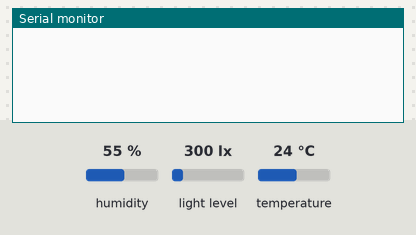
A program run on a simulated Arduino Uno, built with avr-gcc and run on an emulated ATmega328P. On the bench: the last lines printed to the serial monitor. Inputs (shaded band) come from the test bench; at power-on: light level 300 lx, temperature 24 °C, humidity 55 %. No radio packets arrive unless stated.

Above: at 1.3 s.
1.4 s: light level set to 40 lx
At 3.6 s:
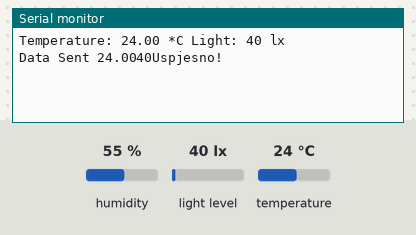
10.4 s: temperature set to 12 °C
At 12.8 s:
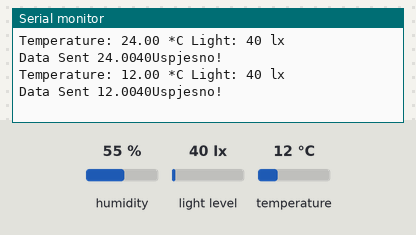
19.4 s: light level set to 500 lx
At 23.3 s:
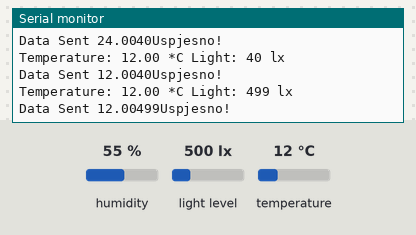
28.4 s: temperature set to 19 °C
At 33.7 s:
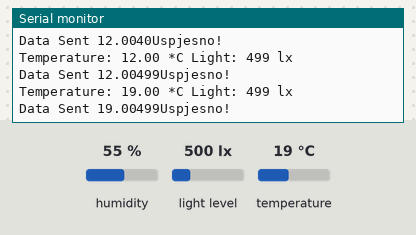
Timing chart, 0 to 35.2 s (numbered marks = the images above; inputs shaded):
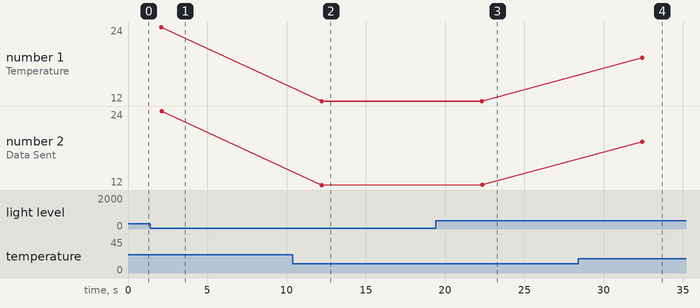

The program:

main.cpp
```cpp
//NAPOMENA:
//KOLEGICA ANDELA MARIC I JA SMO SURADIVALI I SKUPA RADILI ZADATAK, PREMA TOME SU POSTUPCI IDENTICNI !
#include <Arduino.h>
#include <LowPower.h>
#include "main.h"
#include "Sensors.h"
#include "Radio_nRF.h"

SENSORS sensor;
RADIO radioNRF;

SensorData dataToSend;  //defirano za TX
StateType state = READ_SERIAL;

    bool rslt;       //nova varijabla !! (trebalo je def)

void setup()
{
  Serial.begin(115200);
 // sensor.DHT_init();
 // sensor.BH1750_init();

  radioNRF.nRF_init();
  delay(100);
}

void loop()
{
  switch (state)
  {
  case READ_SERIAL:

    state = READ_SENSORS;
    break;
  case READ_SENSORS:
    dataToSend.temp = sensor.readTemp();
    dataToSend.lightLevel = sensor.readLight();
    state = RADIO_TX;
    break;
  case RADIO_TX:

  rslt = radioNRF.RF_send(dataToSend);
    state = RADIO_RX;

    break;
  case RADIO_RX:

    radioNRF.RF_receive(rslt);

    state = SLEEP_STATE;

    break;

  case SLEEP_STATE:

    delay(50);
    LowPower.powerDown(SLEEP_8S, ADC_OFF, BOD_OFF);
    delay(50);

    state = READ_SERIAL;
    break;
  }
}
```

Radio_nRF.cpp
```cpp
#include "Radio_nRF.h"
#include "main.h"

RF24 radio(CE_PIN, CSN_PIN); // Create a Radio

RADIO::RADIO() {}
RADIO::~RADIO() {}

const byte address[6] = {"3node"};

void RADIO::nRF_init()
{
    radio.begin();
    radio.setDataRate(RF24_250KBPS);
    radio.setChannel(111);
    radio.setPALevel(RF24_PA_MAX);
    radio.setRetries(3, 5); // delay, count
    radio.openWritingPipe(address);
}

bool RADIO::RF_send(struct SensorData sensorData)
{
        bool rslt;
    rslt = radio.write(&sensorData, sizeof(sensorData));

    Serial.print("Data Sent ");
    Serial.print(sensorData.temp);
    Serial.print(sensorData.lightLevel);
//sad ce uvik vratit false, pa trebamo postavit da vraca rslt (bool rezultat!) umjesto false
return rslt;

}

void RADIO::RF_receive(bool rslt)
{
    if (rslt){

        Serial.println("Uspjesno!");

    }

    else{

        Serial.println("Neuspjesno!");

    }
    //s obzirom na rslt gledamo jel bilo uspjesno ili ne
}
```

Radio_nRF.h
```cpp
#ifndef Radio_nRF_h
#define Radio_nRF_h

#include <SPI.h>
#include <nRF24L01.h>
#include <RF24.h>

#define CE_PIN 9
#define CSN_PIN 10

class RADIO
{
public:
    RADIO();
    ~RADIO();
    void nRF_init();
    bool RF_send(struct SensorData sensorData);
    void RF_receive(bool);
};

#endif
```

Sensors.cpp
```cpp
#include "Sensors.h"

DHT dht(DHTPIN, DHTTYPE);
BH1750 lightMeter(0x23);

SENSORS::SENSORS() {}
SENSORS::~SENSORS() {}

void SENSORS::DHT_init()
{
  Serial.println(F("DHTxx test!"));
  dht.begin();
}

void SENSORS::BH1750_init()
{
  lightMeter.begin(BH1750::CONTINUOUS_HIGH_RES_MODE);
  Serial.println(F("BH1750 Test"));
}

float SENSORS::readTemp()
{
  delay(2000);

  float t;
  t = dht.readTemperature();

  Serial.print(F("Temperature: "));
  Serial.print(t);
  Serial.print(F(" *C "));
  return t;
}

uint16_t SENSORS::readLight()
{
  uint16_t lux;
  lux = lightMeter.readLightLevel();
  Serial.print(F("Light: "));
  Serial.print(lux);
  Serial.println(F(" lx"));
  return lux;
}
```

Sensors.h
```cpp
#ifndef Sensors_h
#define Sensors_h

#include <Arduino.h>
#include <Adafruit_Sensor.h>
#include <DHT.h>
#include <Wire.h>
#include <BH1750.h>

#define DHTPIN 3
#define DHTTYPE DHT22

class SENSORS
{
public:
        SENSORS();
        ~SENSORS();
        void DHT_init();
        void BH1750_init();
        float readTemp();
        uint16_t readLight();
};

#endif
```

main.h
```cpp
#ifndef main_h
#define main_h

// Payload that child sends to the parent
struct SensorData
{
    float temp;
    uint16_t lightLevel;
};

typedef enum
{
    READ_SERIAL,
    READ_SENSORS,
    SLEEP_STATE,
    RADIO_TX,
    RADIO_RX,
    NUM_STATES
} StateType;

#endif
```

Measured:
- after the input at 1.4 s, the serial monitor: prints a new line after 0.71 s (image 1)
- after the input at 10.4 s, the serial monitor: prints a new line after 1.8 s (image 2)
- after the input at 19.4 s, the serial monitor: prints a new line after 2.9 s (image 3)
- after the input at 28.4 s, the serial monitor: prints a new line after 4.0 s (image 4)
- plotted number 1: 24 → 12 after the input at 10.4 s, 12 → 19 after the input at 28.4 s
- plotted number 2: 24 → 12 after the input at 10.4 s, 12 → 12 after the input at 19.4 s, 12 → 19 after the input at 28.4 s
